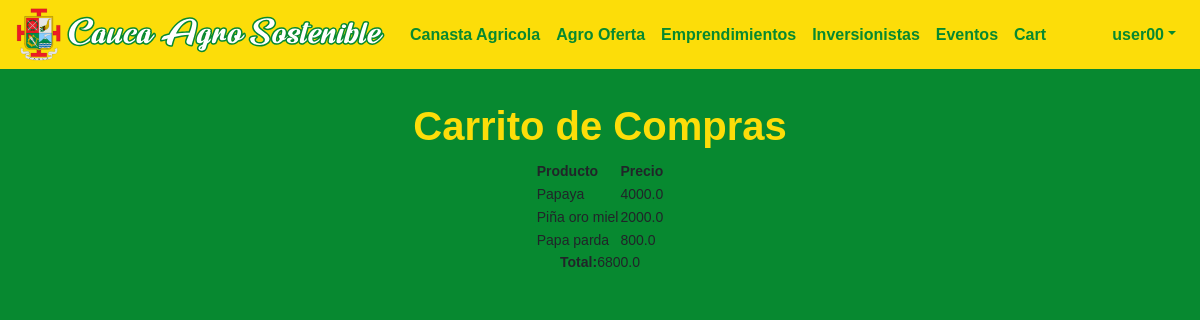
The app's page /cart (signed in), older data.
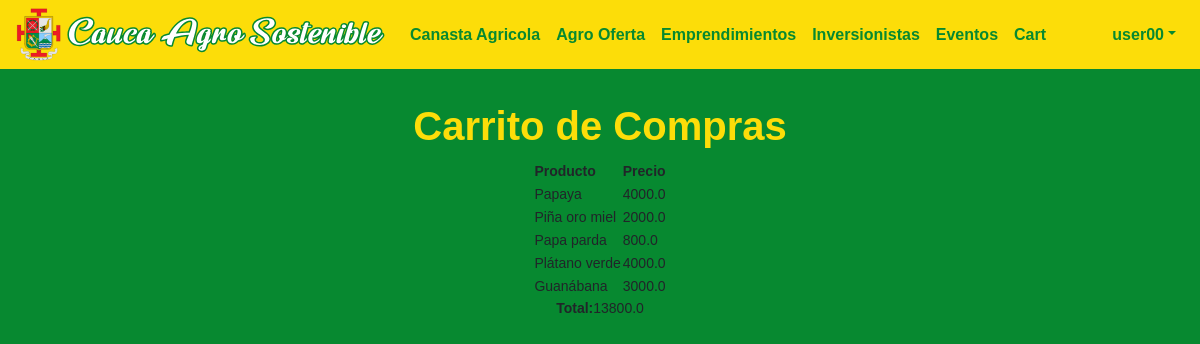
The same page, newer data.
### caucaSostenible/models.py (models this page shows)
class User(AbstractUser):
   pass

class BillDetail(models.Model):
   bill = models.ForeignKey(Bill, on_delete=models.CASCADE)
   product = models.ForeignKey(Product, on_delete=models.CASCADE)
   class Meta: # Composite pk
        unique_together = (('bill', 'product'),)

class Product(models.Model):
   name = models.CharField(max_length=60)
   price = models.FloatField()
   discount = models.FloatField()
   description = models.CharField(max_length=300)
   imgURL = models.CharField(max_length=300)

class Bill(models.Model):
   user = models.ForeignKey(User, on_delete=models.CASCADE)
   total = models.FloatField()

### caucaSostenible/views.py (the view)
# urls.py: path("cart", views.cart_view, name="cart"),
def cart_view(request):
    bill = Bill.objects.get(user=request.user)
    if bill:
        billDetails = BillDetail.objects.all().filter(bill=bill)
    return render(request, "general/cart.html", {"bill": bill, "billDetails": billDetails})

### caucaSostenible/templates/general/cart.html
{% extends "general/layout.html" %}
{% load static %}
{% load mathfilters %}
{% block body %}
<div id="main-container">
    <h1><center>Carrito de Compras</center></h1>
<center>
<table>
    <thead>
        <th><b>Producto</b></th>
        <th><b>Precio</b></th>
    </thead>
    <tbody>
        {% for billDetail in billDetails %}
        <tr>
            <td>{{billDetail.product.name}}</td>
            <td>{{billDetail.product.price|sub:billDetail.product.discount}}</td>
        </tr>
        {% endfor %}
    </tbody>
</table>
<p><b>Total:</b>{{bill.total}}</p>
</center>
{% endblock %}

### caucaSostenible/templates/general/layout.html (shortened to what this page needs)
{% load static %}
<!DOCTYPE html>
<html lang="en">
    <head>
        <link rel="stylesheet" href="https://stackpath.bootstrapcdn.com/bootstrap/4.1.3/css/bootstrap.min.css">
        <link href="{% static 'caucaSostenible/css/generalStyles.css' %}" rel="stylesheet">
        <link href="{% static 'caucaSostenible/css/styles.css' %}" rel="stylesheet">
    </head>
    <body>
        <nav class="navbar navbar-expand-lg background-color1">
            <a class="navbar-brand" href="{% url 'index' %}">
                <img src="{% static 'caucaSostenible/images/Cauca_sostenible_icon.svg' %}" width="370" height="53" alt="">
            </a>
            <div class="collapse navbar-collapse" id="navbarNav">
                <ul class="navbar-nav">
                    <li class="nav-item">
                        <a class="nav-link menu-option" href="{% url 'canasta-agricola' %}">Canasta Agricola</a>
                    </li>
                    <li class="nav-item">
                        <a class="nav-link menu-option" href="{% url 'agro-oferta' %}">Agro Oferta</a>
                    </li>
                    <li class="nav-item">
                        <a class="nav-link menu-option" href="{% url 'emprendimientos' %}">Emprendimientos</a>
                    </li>
                    <li class="nav-item">
                        <a class="nav-link menu-option" href="{% url 'inversionistas' %}">Inversionistas</a>
                    </li>
                    <li class="nav-item">
                        <a class="nav-link menu-option" href="{% url 'eventos' %}">Eventos</a>
                    </li>
                    {% if user.is_authenticated %}
                        <li class="nav-item">
                            <a class="nav-link menu-option" href="{% url 'cart' %}">Cart</a>
                        </li>
                    {% endif %}
                </ul>
                <ul class="navbar-nav ml-auto">
                    {% if user.is_authenticated %}
                        <li class="nav-item dropdown">
                            <a class="nav-link dropdown-toggle menu-option" href="#" id="navbarDropdown" role="button" data-toggle="dropdown" aria-haspopup="true" aria-expanded="false">{{ user }}</a>
                        </li>
                    {% else %}
                        <li class="nav-item">
                            <a class="nav-link menu-option" href="login">Log in</a>
                        </li>
                    {% endif %}
                </ul>
            </div>
        </nav>
        <br>
        {% block body %}
        {% endblock %}
    </body>
</html>

### caucaSostenible/static/caucaSostenible/css/generalStyles.css (style rules this page uses)
body { font-size: 14px; font-family: Arial, sans-serif; }

### caucaSostenible/static/caucaSostenible/css/styles.css (style rules this page uses)
a { color: #04521d; font-weight: bold; }
body { padding: 0px 0px; background: rgb(6,87,32); background: linear-gradient(180deg, rgba(6,87,32,1) 0%, rgba(7,137,48,1) 7%, rgba(7,137,48,1) 93%, rgba(6,87,32,1) 100%); }
h1 { color: #fcdd09; font-weight: bold; margin: 0 0 10px 0; }
#main-container { padding: 12px 10px; }
.background-color1 { background-color: #fcdd09; }
p { margin: 0 0; }
.menu-option { color: #078930; font-size: 16px; font-weight: bold; }
.navbar-brand { padding: 0 0; }
ul { padding-left: 14px; margin: 0 0; }
html { min-height: 100%; }

Row changes from the older to the newer data that the page shows:
added BillDetail: product.name "Plátano verde", product.price|sub "4000.0"
added BillDetail: product.name "Guanábana", product.price|sub "3000.0"
changed Bill: total "6800.0" → "13800.0"
